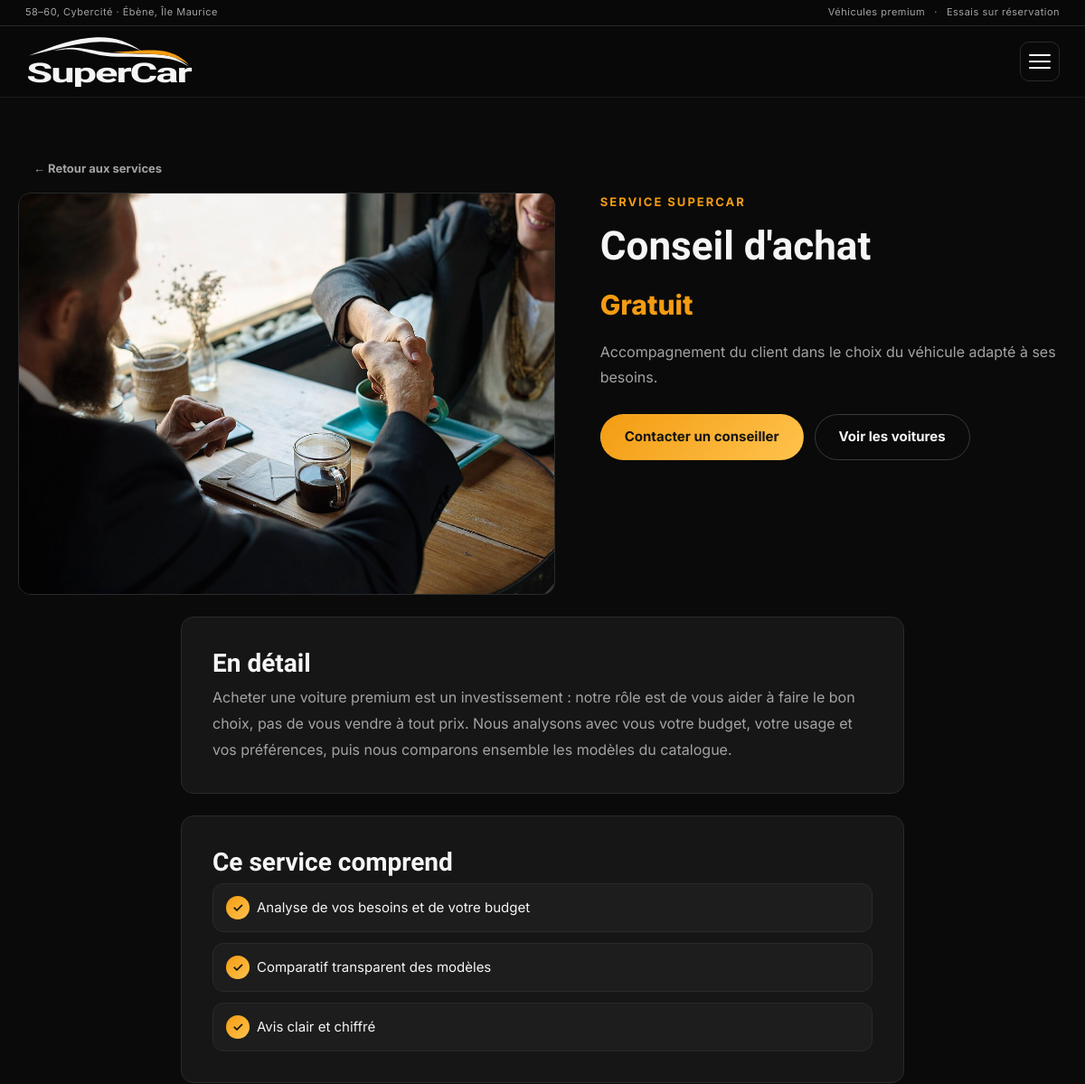
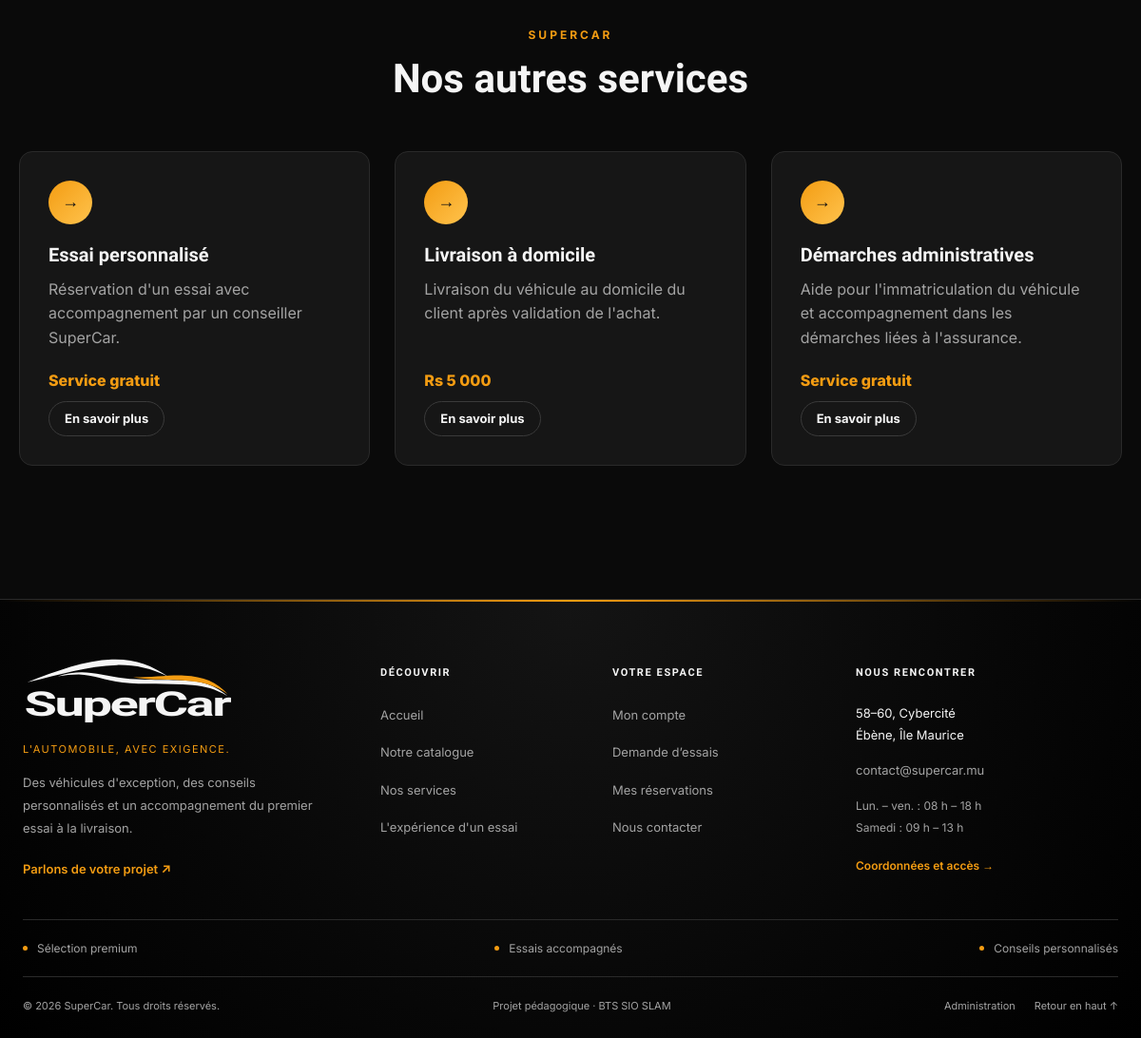
The app's page /service.php?id=2 with its own data (2 pictures, top to bottom).
### tables this page shows
CREATE TABLE services (
    id_services INT AUTO_INCREMENT PRIMARY KEY,
    nom_services VARCHAR(100) NOT NULL,
    description_services TEXT,
    details_services TEXT,
    points_services TEXT,
    prix_services INT,
    image_services VARCHAR(255)
);

### includes/contact_config.php (called while the page is built, shortened)
<?php
function contact_defauts() {
    $valeurs = [];
    foreach (contact_champs() as $groupe) {
        foreach ($groupe['champs'] as $cle => $champ) {
            $valeurs[$cle] = $champ['defaut'];
        }
    }
    return $valeurs;
}
function contact_charger(PDO $pdo) {
    $valeurs = contact_defauts();
    try {
        foreach ($pdo->query('SELECT cle, valeur FROM contenu_contact')->fetchAll(PDO::FETCH_ASSOC) as $ligne) {
            if (array_key_exists($ligne['cle'], $valeurs)) {
                $valeurs[$ligne['cle']] = $ligne['valeur'];
            }
        }
    } catch (PDOException $exception) {
        if (($exception->errorInfo[1] ?? null) !== 1146) {
            throw $exception;
        }
    }
    return $valeurs;
}

### includes/functions.php (called while the page is built, shortened)
<?php
function e($valeur) {
    return htmlspecialchars((string) $valeur, ENT_QUOTES, 'UTF-8');
}
function image_versionnee($nom) {
    $chemin = __DIR__ . '/../images/' . $nom;
    return 'images/' . $nom . (is_file($chemin) ? '?v=' . filemtime($chemin) : '');
}
function supercar_logo($compact = false) {
    static $logos = [];
    $fichier = $compact ? 'supercar-mark.svg' : 'supercar-logo.svg';
    if (!isset($logos[$fichier])) {
        $logos[$fichier] = file_get_contents(__DIR__ . '/../images/' . $fichier);
    }
    return $logos[$fichier];
}

### service.php (the view, shortened to what this page needs)
<?php
include 'includes/header.php';
$id = (int) $_GET['id'];
$stmt = $pdo->prepare("SELECT * FROM services WHERE id_services = ?");
$stmt->execute([$id]);
$service = $stmt->fetch();
$stmt = $pdo->prepare("SELECT * FROM services WHERE id_services != ? ORDER BY id_services LIMIT 3");
$stmt->execute([$id]);
$autres = $stmt->fetchAll();
$estEssai = stripos($service['nom_services'], 'essai') !== false;
?>
<section class="detail-page">
    <div class="container">
        <a href="services.php" class="btn btn-ghost btn-sm mb-2">&larr; Retour aux services</a>
        <div class="detail-grid">
            <div class="fade-up">
                <div class="gallery-main" style="aspect-ratio: 4/3;">
                    <?php if (!empty($service['image_services'])) { ?>
                        <img src="<?php echo e(image_versionnee($service['image_services'])); ?>" alt="<?php echo e($service['nom_services']); ?>">
                    <?php } ?>
                </div>
            </div>
            <div class="fade-up delay-1">
                <div class="detail-brand">Service SuperCar</div>
                <h1 class="detail-title"><?php echo e($service['nom_services']); ?></h1>
                <div class="detail-price">
                    <?php echo $service['prix_services'] > 0
                        ? 'Rs ' . number_format($service['prix_services'], 0, ',', ' ')
                        : 'Gratuit'; ?>
                </div>
                <p class="detail-desc"><?php echo e($service['description_services']); ?></p>
                <div class="detail-actions">
                    <?php if ($estEssai) { ?>
                        <a href="demande_essai.php" class="btn btn-main">R&eacute;server mon essai</a>
                    <?php } else { ?>
                        <a href="contact.php" class="btn btn-main">Contacter un conseiller</a>
                    <?php } ?>
                    <a href="voitures.php" class="btn btn-outline">Voir les voitures</a>
                </div>
            </div>
        </div>
        <?php if (!empty($service['details_services'])) { ?>
            <div class="form-card wide mt-4">
                <h2 class="form-title" style="text-align:left;">En d&eacute;tail</h2>
                <p class="detail-desc" style="margin-bottom:0;"><?php echo nl2br(e($service['details_services'])); ?></p>
            </div>
        <?php } ?>
        <?php
        $points = array_filter(array_map('trim', explode("\n", $service['points_services'] ?? '')));
        if (count($points) > 0) { ?>
            <div class="form-card wide mt-4">
                <h2 class="form-title" style="text-align:left;">Ce service comprend</h2>
                <ul class="checklist">
                    <?php foreach ($points as $point) { ?>
                        <li><?php echo e($point); ?></li>
                    <?php } ?>
                </ul>
            </div>
        <?php } ?>
        <?php if (count($autres) > 0) { ?>
            <div class="mt-4">
                <div class="section-head">
                    <span class="section-tag">SuperCar</span>
                    <h2 class="section-title">Nos autres services</h2>
                </div>
                <div class="service-grid service-grid--3">
                    <?php foreach ($autres as $autre) { ?>
                        <article class="service-card">
                            <div class="service-num">&rarr;</div>
                            <h3><?php echo e($autre['nom_services']); ?></h3>
                            <p><?php echo e($autre['description_services']); ?></p>
                            <span class="service-price">
                                <?php echo $autre['prix_services'] > 0
                                    ? 'Rs ' . number_format($autre['prix_services'], 0, ',', ' ')
                                    : 'Service gratuit'; ?>
                            </span>
                            <div class="mt-2">
                                <a href="service.php?id=<?php echo $autre['id_services']; ?>" class="btn btn-outline btn-sm">En savoir plus</a>
                            </div>
                        </article>
                    <?php } ?>
                </div>
            </div>
        <?php } ?>
    </div>
</section>
<?php include 'includes/footer.php'; ?>

### includes/header.php (shortened to what this page needs)
<?php
require_once __DIR__ . '/db.php';
require_once __DIR__ . '/functions.php';
require_once __DIR__ . '/contact_config.php';
$coordonneesSite = $coordonneesSite ?? contact_charger($pdo);
?>
<!DOCTYPE html>
<html lang="fr">
<head>
    <link href="https://cdn.jsdelivr.net/npm/bootstrap@5.3.0/dist/css/bootstrap.min.css" rel="stylesheet">
    <link href="style.css?v=<?php echo filemtime(__DIR__ . '/../style.css'); ?>" rel="stylesheet">
</head>
<body id="haut">
<nav class="navbar" aria-label="Navigation principale">
    <div class="header-detail">
        <div class="container header-detail-inner">
            <span><?php echo e($coordonneesSite['adresse'] . ' · ' . $coordonneesSite['ville'] . ', ' . $coordonneesSite['pays']); ?></span>
            <span>Véhicules premium <span aria-hidden="true">·</span> Essais sur réservation</span>
        </div>
    </div>
    <div class="container navbar-inner">
        <a href="index.php" class="logo" aria-label="SuperCar — Accueil">
            <?php echo supercar_logo(); ?>
        </a>
        <button type="button" class="nav-toggle" id="navToggle" aria-label="Ouvrir le menu" aria-controls="navCollapse" aria-expanded="false">
            <span></span>
        </button>
    </div>
</nav>
<main>

### includes/footer.php (shortened to what this page needs)
</main>
<footer class="super-footer">
    <div class="footer-wrap">
        <div class="footer-main">
            <div class="footer-brand">
                <a href="index.php" class="footer-logo" aria-label="SuperCar — Accueil">
                    <?php echo supercar_logo(); ?>
                </a>
                <div class="footer-brand-line">L'automobile, avec exigence.</div>
                <p>Des véhicules d'exception, des conseils personnalisés et un accompagnement du premier essai à la livraison.</p>
                <a href="contact.php" class="footer-contact-link">Parlons de votre projet <span aria-hidden="true">↗</span></a>
            </div>
            <nav class="footer-column" aria-label="Découvrir SuperCar">
                <h2>Découvrir</h2>
                <ul>
                    <li><a href="index.php">Accueil</a></li>
                    <li><a href="voitures.php">Notre catalogue</a></li>
                    <li><a href="services.php">Nos services</a></li>
                    <li><a href="presentation.php">L'expérience d'un essai</a></li>
                </ul>
            </nav>
            <nav class="footer-column" aria-label="Espace client">
                <h2>Votre espace</h2>
                <ul>
                    <li><a href="compte.php">Mon compte</a></li>
                    <li><a href="demande_essai.php">Demande d’essais</a></li>
                    <li><a href="compte.php#tab-reservations">Mes réservations</a></li>
                    <li><a href="contact.php">Nous contacter</a></li>
                </ul>
            </nav>
            <div class="footer-column footer-location">
                <h2>Nous rencontrer</h2>
                <address><?php echo e($coordonneesSite['adresse']); ?><br><?php echo e($coordonneesSite['ville'] . ', ' . $coordonneesSite['pays']); ?></address>
                <a href="mailto:<?php echo e($coordonneesSite['email']); ?>"><?php echo e($coordonneesSite['email']); ?></a>
                <p class="footer-hours"><?php echo e($coordonneesSite['horaires_semaine']); ?><br><?php echo e($coordonneesSite['horaires_samedi']); ?></p>
                <a href="contact.php" class="footer-location-link">Coordonnées et accès <span aria-hidden="true">→</span></a>
            </div>
        </div>
        <div class="footer-assurances" aria-label="Nos engagements">
            <span><span class="footer-assurance-dot" aria-hidden="true"></span>Sélection premium</span>
            <span><span class="footer-assurance-dot" aria-hidden="true"></span>Essais accompagnés</span>
            <span><span class="footer-assurance-dot" aria-hidden="true"></span>Conseils personnalisés</span>
        </div>
        <div class="footer-bottom">
            <span>&copy; <?php echo date('Y'); ?> SuperCar. Tous droits réservés.</span>
            <span class="footer-project">Projet pédagogique · BTS SIO SLAM</span>
            <div class="footer-bottom-links">
                <a href="admin/login.php">Administration</a>
                <a href="#haut">Retour en haut <span aria-hidden="true">↑</span></a>
            </div>
        </div>
    </div>
</footer>
</body>
</html>

### records on screen
services: image_services (picture), nom_services "Conseil d'achat", description_services "Accompagnement du client dans le choix du véhicule adapté à ses besoins.", details_services "Acheter une voiture premium est un investissement : notre rôle est de vous aider à faire le bon choix, pas de vous vendre à tout prix. Nous analysons avec vous votre budget, votre usage et vos préférences, puis nous comparons ensemble les modèles du catalogue.", points_services "Analyse de vos besoins et de votre budget", points_services "Comparatif transparent des modèles", points_services "Avis clair et chiffré"
services: nom_services "Essai personnalisé", description_services "Réservation d'un essai avec accompagnement par un conseiller SuperCar.", prix_services "Service gratuit"
services: nom_services "Livraison à domicile", description_services "Livraison du véhicule au domicile du client après validation de l'achat.", prix_services "5 000"
services: nom_services "Démarches administratives", description_services "Aide pour l'immatriculation du véhicule et accompagnement dans les démarches liées à l'assurance.", prix_services "Service gratuit"

### other values on screen
supercar_logo() "SuperCar"
$coordonneesSite['adresse'] "58–60, Cybercité"
$coordonneesSite['ville'] . ', ' . $coordonneesSite['pays'] "Ébène, Île Maurice"
$coordonneesSite['email'] "contact@supercar.mu"
$coordonneesSite['horaires_semaine'] "Lun. – ven. : 08 h – 18 h"
$coordonneesSite['horaires_samedi'] "Samedi : 09 h – 13 h"
